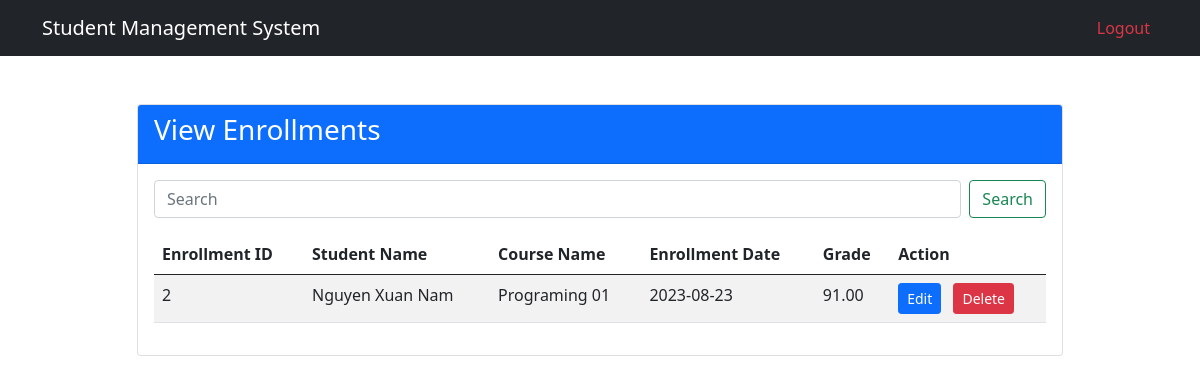
Page /view_enrollments.php on the committed database.
### tables this page shows
CREATE TABLE `Enrollment` (
  `EnrollmentID` int(11) NOT NULL,
  `StudentID` int(11) DEFAULT NULL,
  `CourseID` int(11) DEFAULT NULL,
  `EnrollmentDate` date NOT NULL,
  `Grade` decimal(5,2) DEFAULT NULL CHECK (`Grade` >= 0 and `Grade` <= 100)
);

CREATE TABLE `Student` (
  `StudentID` int(11) NOT NULL,
  `FirstName` varchar(50) NOT NULL,
  `LastName` varchar(50) NOT NULL,
  `StudentCode` varchar(255) NOT NULL,
  `DateOfBirth` date NOT NULL,
  `Gender` enum('Male','Female','Other') NOT NULL,
  `ContactNumber` varchar(20) DEFAULT NULL,
  `Email` varchar(100) DEFAULT NULL,
  `Address` text DEFAULT NULL,
  `EnrollmentStatus` enum('Active','Inactive') NOT NULL
);

CREATE TABLE `Course` (
  `CourseID` int(11) NOT NULL,
  `CourseCode` varchar(20) NOT NULL,
  `CourseName` varchar(100) NOT NULL,
  `Description` text DEFAULT NULL,
  `Department` varchar(50) DEFAULT NULL,
  `CreditHours` int(11) NOT NULL
);

### view_enrollments.php (the view, shortened to what this page needs)
<!DOCTYPE html>
<html>
<head>
    <link href="https://cdn.jsdelivr.net/npm/bootstrap@5.0.2/dist/css/bootstrap.min.css" rel="stylesheet">
</head>
<body>
    <?php require_once 'header.php'; ?>
    <div class="container mt-5">
        <div class="row justify-content-center">
            <div class="col-md-10">
                <div class="card">
                    <div class="card-header bg-primary text-white">
                        <h3 class="card-title">View Enrollments</h3>
                    </div>
                    <div class="card-body">
                        <form class="d-flex mb-3" method="get" action="<?php echo $_SERVER['PHP_SELF']; ?>">
                            <input class="form-control me-2" type="search" name="search" placeholder="Search" aria-label="Search">
                            <button class="btn btn-outline-success" type="submit">Search</button>
                        </form>
                        <table class="table table-striped">
                            <thead>
                                <tr>
                                    <th>Enrollment ID</th>
                                    <th>Student Name</th>
                                    <th>Course Name</th>
                                    <th>Enrollment Date</th>
                                    <th>Grade</th>
                                    <th>Action</th>
                                </tr>
                            </thead>
                            <tbody>
                                <?php
                                include 'db_connect.php';
                                if (isset($_GET['search'])) {
                                    $search = $_GET['search'];
                                    $sql = "SELECT e.EnrollmentID, s.FirstName, s.LastName, c.CourseName, e.EnrollmentDate, e.Grade
                                            FROM Enrollment e
                                            JOIN Student s ON e.StudentID = s.StudentID
                                            JOIN Course c ON e.CourseID = c.CourseID
                                            WHERE s.FirstName LIKE '%$search%' OR s.LastName LIKE '%$search%' OR c.CourseName LIKE '%$search%'";
                                } else {
                                    $sql = "SELECT e.EnrollmentID, s.FirstName, s.LastName, c.CourseName, e.EnrollmentDate, e.Grade
                                            FROM Enrollment e
                                            JOIN Student s ON e.StudentID = s.StudentID
                                            JOIN Course c ON e.CourseID = c.CourseID";
                                }
                                $result = $conn->query($sql);
                                if ($result->num_rows > 0) {
                                    while ($row = $result->fetch_assoc()) {
                                        echo '<tr>';
                                        echo '<td>' . $row["EnrollmentID"] . '</td>';
                                        echo '<td>' . $row["FirstName"] . ' ' . $row["LastName"] . '</td>';
                                        echo '<td>' . $row["CourseName"] . '</td>';
                                        echo '<td>' . $row["EnrollmentDate"] . '</td>';
                                        echo '<td>' . $row["Grade"] . '</td>';
                                        echo '<td>
                                                <a href="edit_enrollment.php?enrollmentID=' . $row["EnrollmentID"] . '" class="btn btn-primary btn-sm me-2">Edit</a>
                                                <a href="delete_enrollment.php?enrollmentID=' . $row["EnrollmentID"] . '" class="btn btn-danger btn-sm">Delete</a>
                                            </td>';
                                        echo '</tr>';
                                    }
                                } else {
                                    echo '<tr><td colspan="6">No enrollments found.</td></tr>';
                                }
                                ?>
                            </tbody>
                        </table>
                    </div>
                </div>
            </div>
        </div>
    </div>
</body>
</html>

### rows in the picture
enrollment: EnrollmentID "2", StudentID.FirstName "Nguyen", StudentID.LastName "Xuan Nam", CourseID.CourseName "Programing 01", EnrollmentDate "2023-08-23", Grade "91.00"
